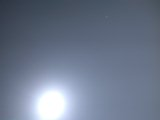
#> input picture water/remote sensing/sun.jpg, 160 x 120 px
$ python turb_rss.py
#> lines starting #> are read from the running program, lines starting #| are printed output that depends on the picture
#!/usr/bin/env python
# coding: utf-8

import cv2
import numpy as np

def crop_img(image):
#     image = cv2.resize(image,(400,400))
    y,x,s = image.shape
    cx = x//2
    cy = y//2
    image_cropped = image[cy-100:cy+100, cx-100:cx+100]
    return image_cropped

def mean(r):
    return np.mean(r)

def radiance(DN,alpha=1/4,S=100):
    L = DN/(S*alpha)
    return L

def reflectance(Ls,Lw,Lc):
    p = 3.14159265/0.18
    Rrs= (Lw-(0.028*Ls))/(p*Lc)
    return Rrs

def turbidity(Rrs):
    turb = (22.57*Rrs)/(0.044 - Rrs)
    return turb


img_s = cv2.imread("sun.jpg")
#> img_s is the input picture: shape (120, 160, 3); mean B, G, R 140.3, 120.5, 109.4
img_s = crop_img(img_s)
b_s,g_s,r_s = cv2.split(img_s)
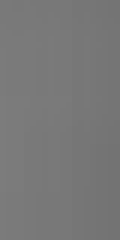
#> g_s: shape (40, 20) (shown 6 times larger); min 115, max 124, mean 119.8

img_w = cv2.imread("water1.jpg")
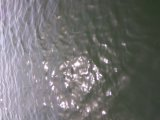
#> input picture water/remote sensing/water1.jpg, 160 x 120 px
#> img_w is the input picture: shape (120, 160, 3); mean B, G, R 113.4, 113.4, 114.2
img_w = crop_img(img_w)
#> in crop_img (call 2), `image_cropped = image[cy-100:cy+100, cx-100:cx+100]`:
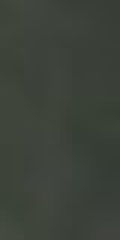
#> image_cropped: shape (40, 20, 3) (shown 6 times larger); mean B, G, R 57.9, 66.1, 60.4
b_w,g_w,r_w = cv2.split(img_w)

img_c = cv2.imread("gray.jpg")
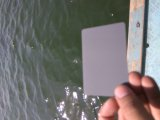
#> input picture water/remote sensing/gray.jpg, 160 x 120 px
#> img_c is the input picture: shape (120, 160, 3); mean B, G, R 116.1, 116.9, 120.2
img_c = crop_img(img_c)
#> in crop_img (call 3), `image_cropped = image[cy-100:cy+100, cx-100:cx+100]`:
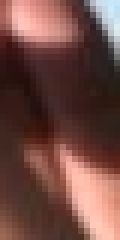
#> image_cropped: shape (40, 20, 3) (shown 6 times larger); mean B, G, R 67.4, 74.3, 112.5
b_c,g_c,r_c = cv2.split(img_c)
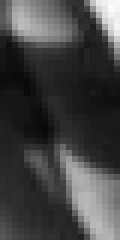
#> b_c: shape (40, 20) (shown 6 times larger); min 8, max 252, mean 67.4
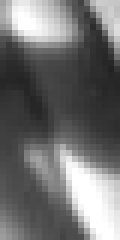
#> r_c: shape (40, 20) (shown 6 times larger); min 34, max 255, mean 112.5


#> (the run stopped early here; a loop or call above may not have finished)
